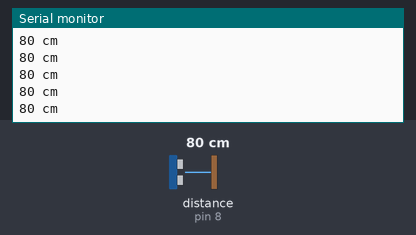
A sketch run on a simulated Arduino Uno, built with avr-gcc and run on an emulated ATmega328P. Shown: the last lines printed to the serial monitor. The inputs (shaded band) are chosen by the test bench; at power-on: distance to the obstacle (sensor on pin 8) 80 cm. The echo pulse lasts 58.3 µs per cm.

Above: at 1.2 s.
1.3 s: distance to the obstacle (sensor on pin 8) set to 2 cm
At 1.38 s:
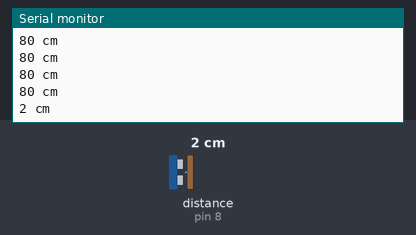
2.8 s: distance to the obstacle (sensor on pin 8) set to 4 cm
At 2.89 s:
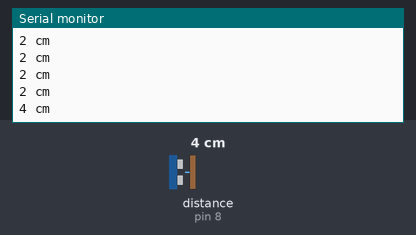
4.3 s: distance to the obstacle (sensor on pin 8) set to 250 cm
At 4.41 s:
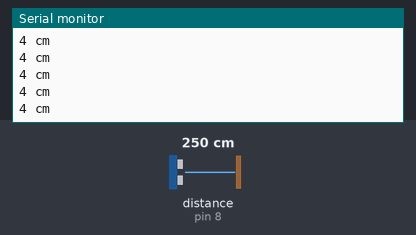
Timing chart, 0 to 7.3 s (numbered marks = the images above; inputs shaded):
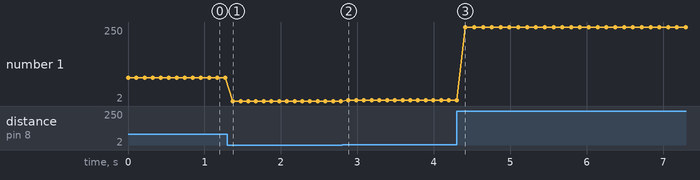

Measured:
- after the input at 1.3 s, the serial monitor: prints a new line after 0.07 s (image 1)
- after the input at 2.8 s, the serial monitor: prints a new line after 0.08 s (image 2)
- plotted number 1: 80 → 2 after the input at 1.3 s, 2 → 4 after the input at 2.8 s, 4 → 250 after the input at 4.3 s

The sketch:

Ultrasonic_Distance_Sensor.ino
```cpp
#include "Ultrasonic.h"  // Inclure la bibliothèque Ultrasonic
Ultrasonic ultrasonic(9, 8); // Créer un objet Ultrasonic avec les pins 9 (Trig) et 8 (Echo)

void setup() {
  Serial.begin(9600); // Initialiser la communication série à 9600 bauds
}

void loop() {
  int dist = ultrasonic.Ranging(CM); // Mesurer la distance en centimètres
  Serial.print(dist); // Afficher la distance sur le moniteur série
  Serial.println(" cm"); // Ajouter " cm" à la valeur affichée

  delay(100); // Attendre 100 millisecondes avant de refaire une mesure
}
```
